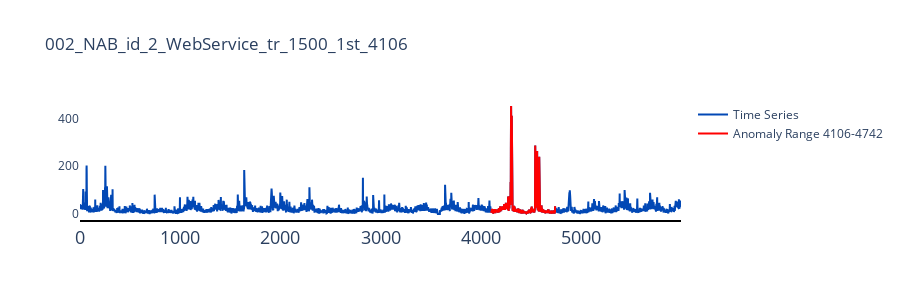

Notebook code for this chart:
### Code cell
import numpy as np
from TSB_AD.evaluation.metrics import get_metrics

file_name = '002_NAB_id_2_WebService_tr_1500_1st_4106'
df = pd.read_csv(f'../TSB-AD-Datasets/TSB-AD-U/{file_name}.csv').dropna()
data = df.iloc[:, 0].values.astype(float)
label = df['Label'].astype(int).to_numpy()
print('data: ', data.shape)

# anomaly_score = np.load('')
# metrics = get_metrics(anomaly_score, label, slidingWindow=100)

fig_ts = plot_func_ts(data, label, file_name)
fig_ts.show()
# fig_score = plot_func_score(label, anomaly_score, 'Anomaly Score')
# fig_score.show()
# print('metrics: ', metrics)

### Figure 1 — Plotly figure (JSON) as saved in the notebook; plotly's stock layout.template omitted (floating-point values rounded to 4 significant figures; data arrays with more than 128 entries replaced by an {"elided": "..."} marker saying what was removed)
{"data": [{"line": {"color": "#0248b5", "width": 2}, "mode": "lines", "name": "Time Series", "type": "scatter", "x": {"elided": "6000 int values"}, "y": {"elided": "6000 int values"}}, {"line": {"color": "red", "width": 2}, "mode": "lines", "name": "Anomaly Range 4106-4742", "type": "scatter", "x": {"elided": "637 int values"}, "y": {"elided": "637 int values"}}], "layout": {"height": 300, "paper_bgcolor": "white", "plot_bgcolor": "white", "title": {"text": "002_NAB_id_2_WebService_tr_1500_1st_4106"}, "xaxis": {"linecolor": "black", "linewidth": 2, "showline": true, "tickfont": {"size": 18}}}}
